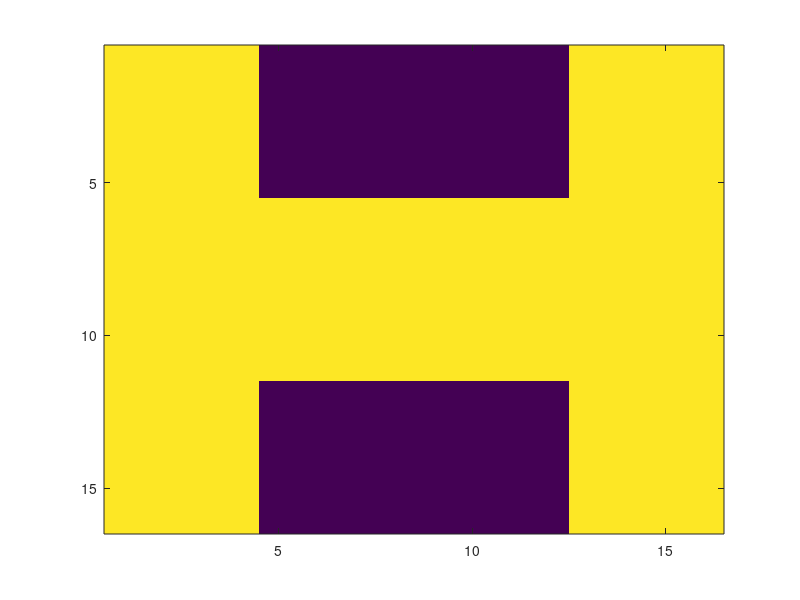

MATLAB code to generate this figure:
% fungsi membuat citra "H"
% "gen_H.m"
function [imgH]=gen_H 
 imgH=255*ones(16,16);
 imgH(1:5,5:12)=0;
 imgH(12:16,5:12)=0;
 %--
 imagesc(imgH);

